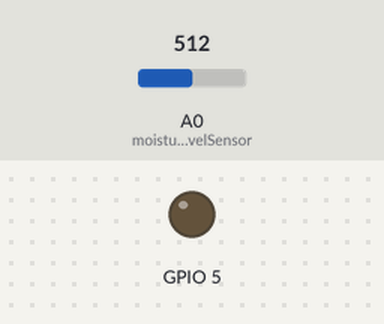
Recording of a sketch running on a simulated ESP8266 (NodeMCU). Parts: output pins drawn as LEDs (lit = HIGH). Inputs (shaded band) come from the test bench; at power-on: A0 (moistureLevelSensor) = 512. WiFi joins after 1.5 s; servers stay silent unless stated; the local clock reads 2024-03-15 10:24:30 at power-on unless the sketch sets it.

Above: at 1.9 s.
At 2.9 s:
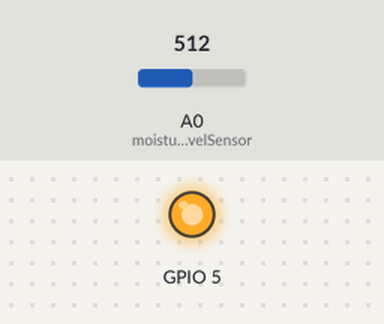
Timing chart, 0 to 4.4 s (numbered marks = the images above):
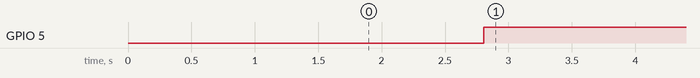

The sketch:

APWS_FINAL.ino
```cpp
#define BLYNK_PRINT Serial
#include <ESP8266WiFi.h>
#include <BlynkSimpleEsp8266.h>
#include <TimeLib.h>
#include <WidgetRTC.h>
const int moistureLevelSensor=A0;
int moistureLevel;
int count=0;
int Hour;
float Time;
int Sec;
int Min;
String dateTime;
String currentTime;
String currentDate;
BlynkTimer timer;
WidgetRTC rtc;
char auth[] = "Qi2DIH1ZqQD1vmQAg6B6gbEKzdfr0DBY";
char ssid[] = "Rajan";
char pass[] = "Rajan700852";
BLYNK_CONNECTED()
{
  rtc.begin();
}
void sendSensor2()
{
  moistureLevel=analogRead(moistureLevelSensor);
  moistureLevel=map(moistureLevel,732,250,0,100);
  currentTime=String(hour())+ ":" + minute() + ":" + second();
  currentDate=String(day()) + " | " + month() + " | " + year();
  if (moistureLevel<45)
  {
    digitalWrite(5,LOW);
    Blynk.virtualWrite(V8,"PUMP IS WORKING!");
    Blynk.virtualWrite(V1,currentTime,"---",currentDate);
    count=count+1;
    delay(3000);
  }
  else
  {
    digitalWrite(5,HIGH);
    Blynk.virtualWrite(V8,"PUMP IS NOT WORKING!");
  }
  Hour=hour();
  Min=minute();
  Sec=second();
  Time=(count*10)/60 ;
  if (Hour==0 && Min==0)
  {
    Blynk.virtualWrite(V2,Time," minutes");
  }

  Blynk.virtualWrite(V3,count);
  Blynk.virtualWrite(V4,moistureLevel);
}
void setup()
{

  Serial.begin(9600);
  Blynk.begin(auth, ssid, pass);
  timer.setInterval(1000L,sendSensor2);
  pinMode(5,OUTPUT);
  pinMode(A0,INPUT);


}

void loop()
{
  Blynk.run();
  timer.run();


}
```

Measured:
- by itself, GPIO 5: LOW → HIGH at 2.8 s
